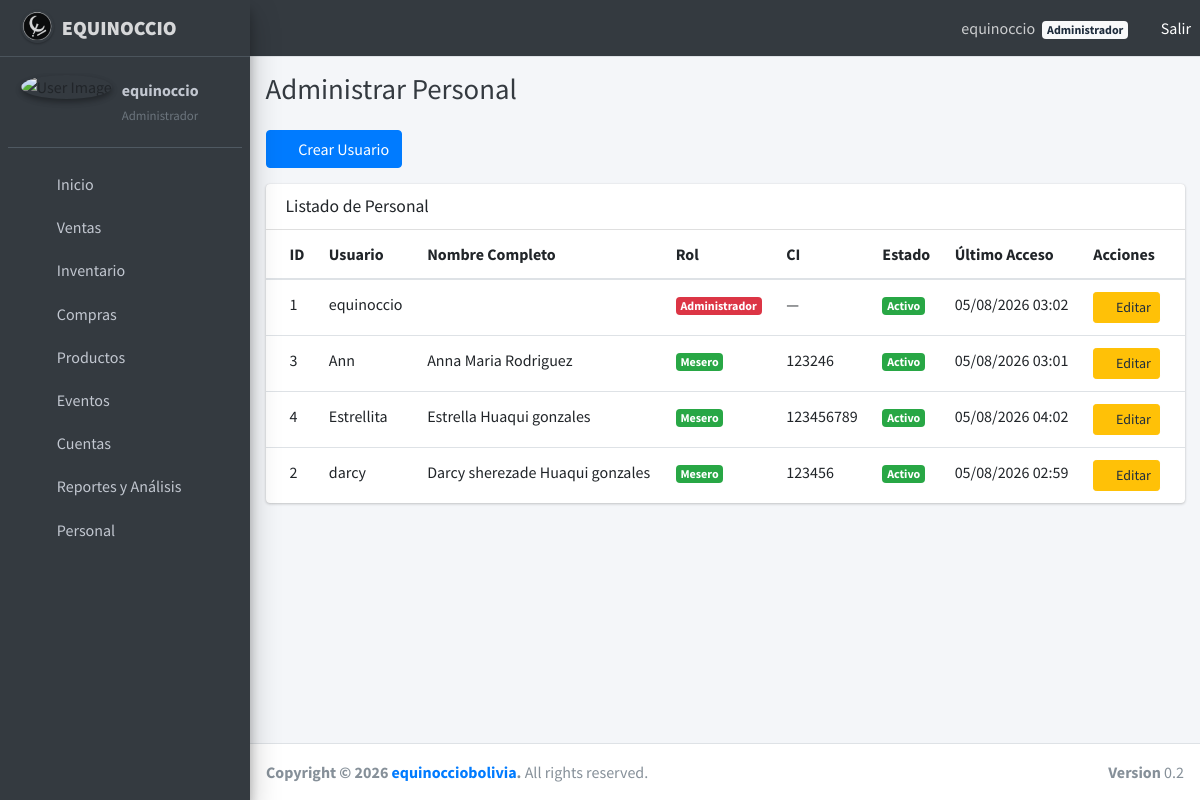
The app's page /usuarios/administrar/ (signed in) with its own data.
### usuarios/models.py (models this page shows, shortened)
class Usuario(AbstractUser):
    ROL_CHOICES = [
        ('administrador', 'Administrador'),
        ('jefe_barra', 'Jefe de Barra'),
        ('bartender', 'Bartender'),
        ('mesero', 'Mesero'),
    ]
    CI = models.CharField(max_length=20, unique=True, blank=True, null=True)
    rol = models.CharField(
        max_length=50,
        choices=ROL_CHOICES,
        blank=True,
        null=True
    )
    groups = models.ManyToManyField(
        Group,
        related_name='usuarios_user_set',
        blank=True,
    )
    user_permissions = models.ManyToManyField(
        Permission,
        related_name='usuarios_user_set',
        blank=True,
    )
    USERNAME_FIELD = 'username'
    REQUIRED_FIELDS = []
    class Meta:
        verbose_name = 'Usuario'
        verbose_name_plural = 'Usuarios'
    def tiene_acceso_ventas(self):
        return self.rol in ['administrador', 'jefe_barra', 'bartender', 'mesero']
    def tiene_acceso_compras(self):
        return self.rol in ['administrador', 'jefe_barra']
    def tiene_acceso_inventarios(self):
        return self.rol in ['administrador', 'jefe_barra']
    def tiene_acceso_analizador(self):
        return self.rol in ['administrador', 'jefe_barra']
    def tiene_acceso_usuarios(self):
        return self.rol == 'administrador'

### usuarios/views.py (the view, shortened to what this page needs)
# urls.py: path('administrar/', administrar_usuarios, name='administrar_usuarios'),
@login_required
def administrar_usuarios(request):
    if not request.user.tiene_acceso_usuarios():
        messages.error(request, 'No tiene permisos para acceder a esta sección.')
        return redirect('usuarios:inicio')
    usuarios = Usuario.objects.all().order_by('rol', 'username')
    form = UsuarioForm()
    return render(request, 'usuarios/administrar_usuarios.html', {
        'usuarios': usuarios,
        'form': form,
    })

### usuarios/templates/usuarios/administrar_usuarios.html (shortened to what this page needs)
{% extends 'base.html' %}
{% block content %}
<div class="content-header">
    <div class="container-fluid">
        <div class="row mb-2">
            <div class="col-sm-6">
                <h1 class="m-0 text-dark">Administrar Personal</h1>
            </div>
        </div>
    </div>
</div>
<section class="content">
    <div class="container-fluid">
        <div class="mb-3">
            <button class="btn btn-primary" data-toggle="modal" data-target="#createModal">
                <i class="fas fa-user-plus mr-1"></i> Crear Usuario
            </button>
        </div>
        <div class="card">
            <div class="card-header">
                <h3 class="card-title">Listado de Personal</h3>
            </div>
            <div class="card-body table-responsive p-0">
                <table class="table table-hover text-nowrap">
                    <thead>
                        <tr>
                            <th>ID</th>
                            <th>Usuario</th>
                            <th>Nombre Completo</th>
                            <th>Rol</th>
                            <th>CI</th>
                            <th>Estado</th>
                            <th>Último Acceso</th>
                            <th>Acciones</th>
                        </tr>
                    </thead>
                    <tbody>
                        {% for usuario in usuarios %}
                        <tr>
                            <td>{{ usuario.id }}</td>
                            <td>{{ usuario.username }}</td>
                            <td>{{ usuario.first_name }} {{ usuario.last_name }}</td>
                            <td>
                                <span class="badge
                                    {% if usuario.rol == 'administrador' %}badge-danger
                                    {% elif usuario.rol == 'jefe_barra' %}badge-warning
                                    {% elif usuario.rol == 'bartender' %}badge-info
                                    {% elif usuario.rol == 'mesero' %}badge-success
                                    {% else %}badge-secondary{% endif %}">
                                    {{ usuario.get_rol_display|default:"Sin rol" }}
                                </span>
                            </td>
                            <td>{{ usuario.CI|default:"—" }}</td>
                            <td>
                                {% if usuario.is_active %}
                                <span class="badge badge-success">Activo</span>
                                {% else %}
                                <span class="badge badge-secondary">Inactivo</span>
                                {% endif %}
                            </td>
                            <td>{{ usuario.last_login|date:"d/m/Y H:i"|default:"Nunca" }}</td>
                            <td>
                                <button class="btn btn-warning btn-sm" data-toggle="modal" data-target="#editModal-{{ usuario.id }}">
                                    <i class="fas fa-edit"></i> Editar
                                </button>
                            </td>
                        </tr>
                        {% endfor %}
                    </tbody>
                </table>
            </div>
        </div>
    </div>
</section>
{% endblock %}

### usuarios/templates/base.html (shortened to what this page needs)
<!DOCTYPE html>
<html lang="en">
<head>
    {% load static %}
    <link rel="stylesheet" href="{% static 'plugins/fontawesome-free/css/all.min.css' %}">
    <link rel="stylesheet" href="https://code.ionicframework.com/ionicons/2.0.1/css/ionicons.min.css">
    <link rel="stylesheet" href="{% static 'plugins/tempusdominus-bootstrap-4/css/tempusdominus-bootstrap-4.min.css' %}">
    <link rel="stylesheet" href="{% static 'plugins/icheck-bootstrap/icheck-bootstrap.min.css' %}">
    <link rel="stylesheet" href="{% static 'plugins/jqvmap/jqvmap.min.css' %}">
    <link rel="stylesheet" href="{% static 'dist/css/adminlte.min.css' %}">
    <link rel="stylesheet" href="{% static 'plugins/overlayScrollbars/css/OverlayScrollbars.min.css' %}">
    <link rel="stylesheet" href="{% static 'plugins/daterangepicker/daterangepicker.css' %}">
    <link rel="stylesheet" href="{% static 'plugins/summernote/summernote-bs4.css' %}">
    <link href="https://cdn.jsdelivr.net/npm/fullcalendar@6.1.15/index.global.min.css" rel="stylesheet">
</head>
<body class="hold-transition sidebar-mini layout-fixed" onload="startTime()">
<div class="wrapper">
    <nav class="main-header navbar navbar-expand navbar-dark">
        <ul class="navbar-nav">
            <li class="nav-item">
                <a class="nav-link" data-widget="pushmenu" href="#" role="button">
                    <i class="fas fa-bars"></i>
                </a>
            </li>
        </ul>
        <ul class="navbar-nav ml-auto">
            {% if user.is_authenticated %}
            <li class="nav-item">
                <span class="nav-link">
                    <i class="fas fa-user-circle mr-1"></i>
                    {{ user.get_full_name|default:user.username }}
                    {% if user.rol %}
                    <span class="badge badge-light ml-1">{{ user.get_rol_display }}</span>
                    {% endif %}
                </span>
            </li>
            <li class="nav-item">
                <form method="post" action="{% url 'usuarios:logout' %}" style="display:inline;">
                    <button type="submit" class="btn btn-link nav-link" style="color:white; padding:0;">
                        <i class="fas fa-sign-out-alt"></i> Salir
                    </button>
                </form>
            </li>
            {% endif %}
        </ul>
    </nav>
    <aside class="main-sidebar sidebar-dark-primary elevation-4">
        <a href="{% url 'usuarios:inicio' %}" class="brand-link">
            <img src="{% static 'img/navba_logo3.png' %}" alt="Logo" class="brand-image img-circle elevation-1" style="opacity:.8">
            <span class="brand-text font-weight-bold"><strong>EQUINOCCIO</strong></span>
        </a>
        <div class="sidebar">
            <div class="user-panel mt-3 pb-3 mb-3 d-flex">
                <div class="image">
                    <img src="{% static 'img/logo_equi.jpg' %}" class="img-circle elevation-2" alt="User Image">
                </div>
                {% if user.is_authenticated %}
                <div class="info">
                    <a href="#" class="d-block font-weight-bold">{{ user.username }}</a>
                    <small class="text-muted">{{ user.get_rol_display|default:"Sin rol" }}</small>
                </div>
                {% endif %}
            </div>
            <nav class="mt-2">
                <ul class="nav nav-pills nav-sidebar flex-column" data-widget="treeview" role="menu" data-accordion="false">
                    <li class="nav-item">
                        <a class="nav-link" href="{% url 'usuarios:inicio' %}">
                            <i class="nav-icon fas fa-home"></i>
                            <p>Inicio</p>
                        </a>
                    </li>
                    {% if user.tiene_acceso_ventas %}
                    <li class="nav-item has-treeview">
                        <a href="#" class="nav-link">
                            <i class="nav-icon fas fa-cash-register"></i>
                            <p>Ventas <i class="right fas fa-angle-left"></i></p>
                        </a>
                    </li>
                    {% endif %}
                     {% if user.tiene_acceso_inventarios %}
                    <li class="nav-item has-treeview">
                        <a href="#" class="nav-link">
                            <i class="nav-icon fas fa-boxes"></i>
                            <p>Inventario <i class="right fas fa-angle-left"></i></p>
                        </a>
                    </li>
                    {% endif %}
                    {% if user.tiene_acceso_compras %}
                    <li class="nav-item has-treeview">
                        <a href="#" class="nav-link">
                            <i class="nav-icon fas fa-shopping-cart"></i>
                            <p>Compras <i class="right fas fa-angle-left"></i></p>
                        </a>
                    </li>
                    {% endif %}
                    {% if user.tiene_acceso_compras %}
                    <li class="nav-item has-treeview">
                        <a href="#" class="nav-link">
                            <i class="nav-icon fas fa-wine-bottle"></i>
                            <p>Productos <i class="right fas fa-angle-left"></i></p>
                        </a>
                    </li>
                    {% endif %}
                    {% if user.tiene_acceso_compras %}
                    <li class="nav-item has-treeview">
                        <a href="#" class="nav-link">
                            <i class="nav-icon fas fa-calendar-check"></i>
                            <p>Eventos <i class="right fas fa-angle-left"></i></p>
                        </a>
                    </li>
                    {% endif %}
                    {% if user.tiene_acceso_compras %}
                    <li class="nav-item has-treeview">
                        <a href="#" class="nav-link">
                            <i class="nav-icon fas fa-calculator"></i>
                            <p>Cuentas <i class="right fas fa-angle-left"></i></p>
                        </a>
                    </li>
                    {% endif %}
                    {% if user.tiene_acceso_analizador %}
                    <li class="nav-item has-treeview">
                        <a href="#" class="nav-link">
                            <i class="nav-icon fas fa-brain"></i>
                            <p>Reportes y Análisis <i class="right fas fa-angle-left"></i></p>
                        </a>
                    </li>
                    {% endif %}
                    {% if user.tiene_acceso_usuarios %}
                    <li class="nav-item">
                        <a href="{% url 'usuarios:administrar_usuarios' %}" class="nav-link">
                            <i class="nav-icon fas fa-users"></i>
                            <p>Personal</p>
                        </a>
                    </li>
                    {% endif %}
                </ul>
            </nav>
        </div>
    </aside>
    <div class="content-wrapper">
        {% block content %}
        {% endblock %}
    </div>
    <footer class="main-footer">
        <strong>Copyright &copy; 2026 <a href="https://www.facebook.com/equinocciobolivia">equinocciobolivia</a>.</strong>
        All rights reserved.
        <div class="float-right d-none d-sm-inline-block">
            <b>Version</b> 0.2
        </div>
    </footer>
</div>
</body>
</html>

### records on screen
Usuario: get_full_name "equinoccio", rol "Administrador", username "equinoccio", id "1", CI "—", is_active "Activo", last_login "05/08/2026 03:02"
Usuario: id "3", username "Ann", first_name "Anna Maria", last_name "Rodriguez", rol "Mesero", CI "123246", is_active "Activo", last_login "05/08/2026 03:01"
Usuario: id "4", username "Estrellita", first_name "Estrella", last_name "Huaqui gonzales", rol "Mesero", CI "123456789", is_active "Activo", last_login "05/08/2026 04:02"
Usuario: id "2", username "darcy", first_name "Darcy sherezade", last_name "Huaqui gonzales", rol "Mesero", CI "123456", is_active "Activo", last_login "05/08/2026 02:59"
